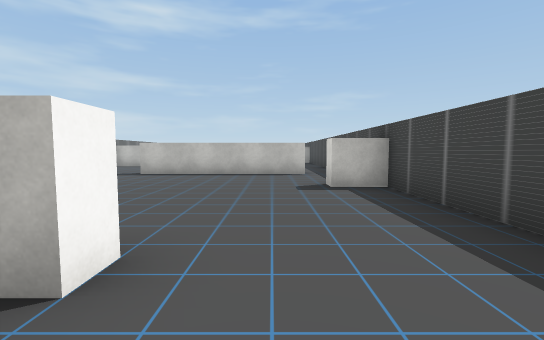
[1] (above)

16 first-person views from a walk through a scene from a Unity 3-D project. The camera is 1.4 m above the floor, tilts 4° down and sees 90° across. The floor is counted in squares, 2 m on a side. Each view is taken from the middle of a square. On the plan, view 1 faces up. The plan holds only what a view shows up to about 9 squares ahead; the rest is blank. The place goes on beyond the plan. The player is left out. Some surface patterns are stand-ins.

[2]
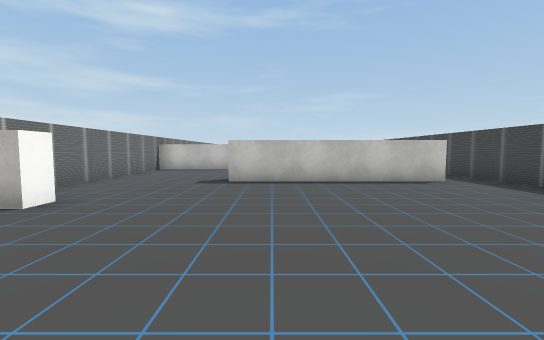

[3]
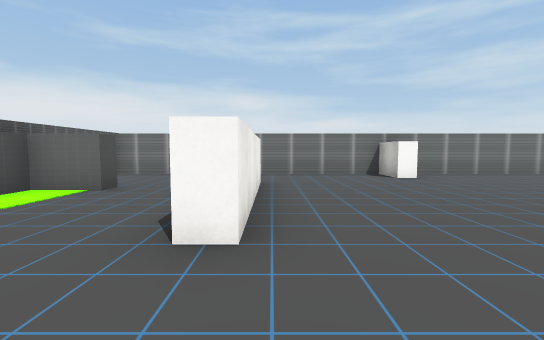

[4]
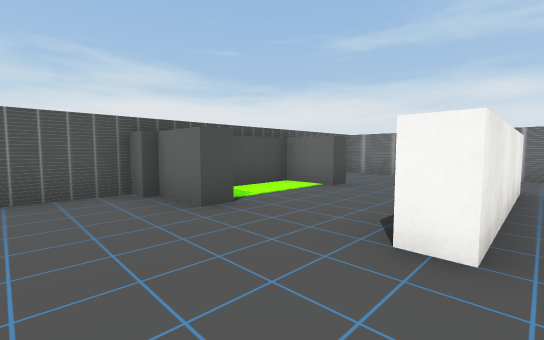

[5]
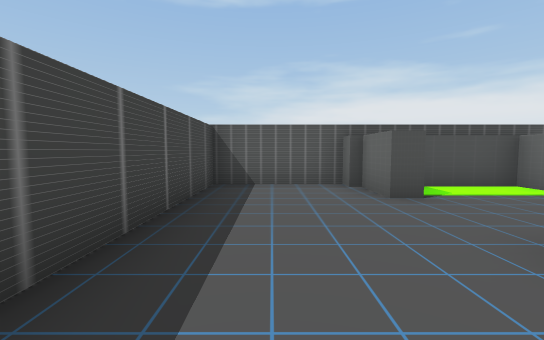

[6]
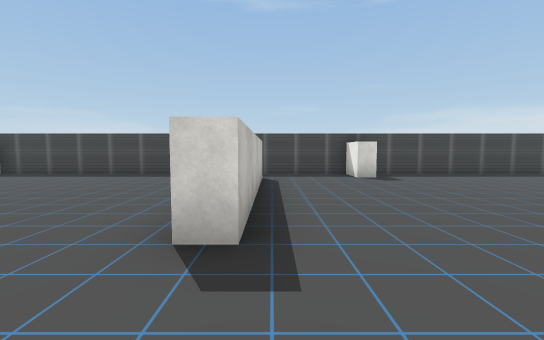

[7]
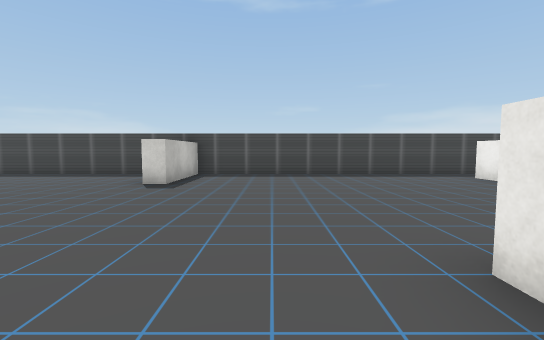

[8]
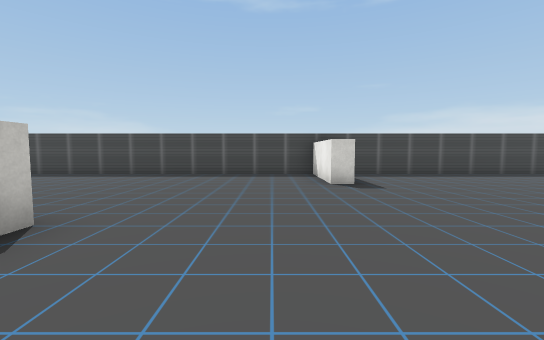

[9]
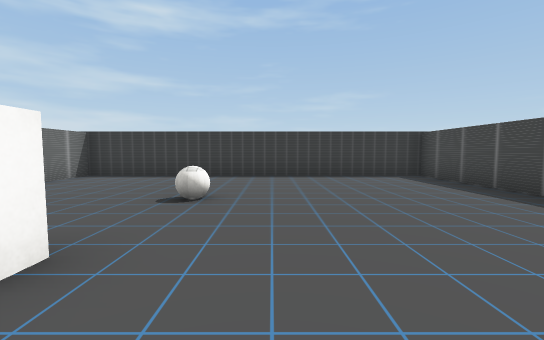

[10]
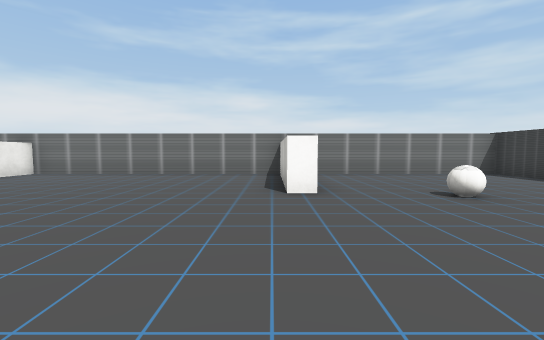

[11]
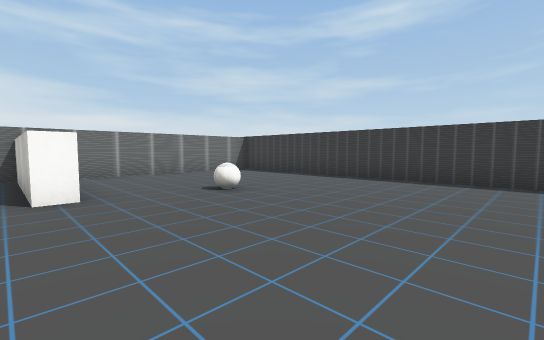

[12]
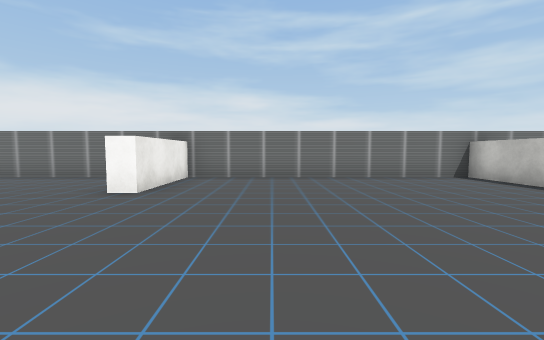

[13]
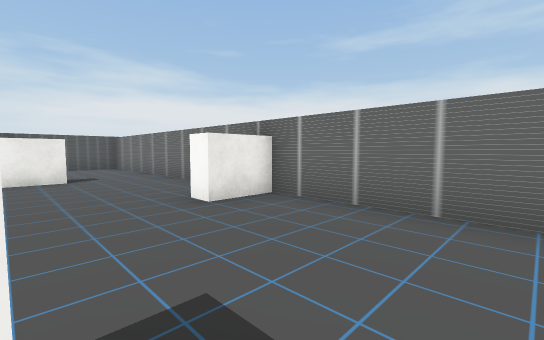

[14]
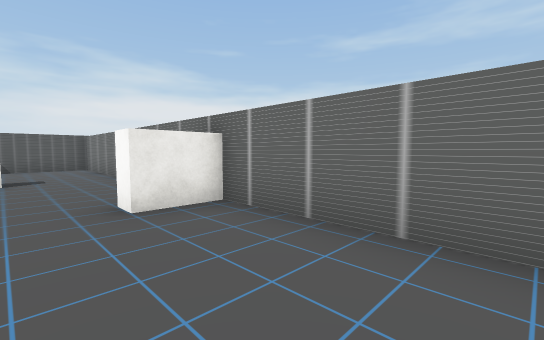

[15]
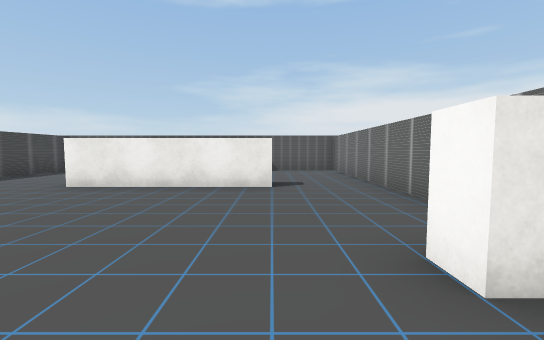

[16]
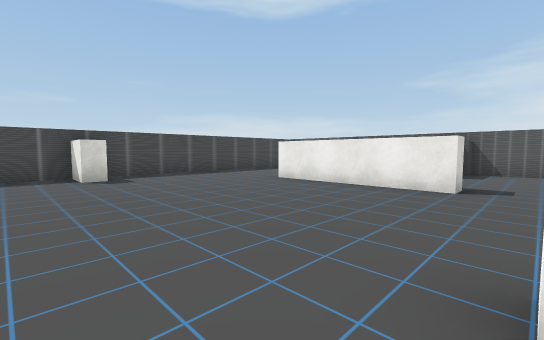

### Floor plan
Points are (right, up) in squares from view 1. A wall is a line through its corners. A room is listed if a view was taken in it or the views show most of it. See-through windows are left out.
Room 1 (views 1, 2, 3, 4, 5, 6, 7, 8, 9, 10, 11, 12, 13, 14, 15, 16)
walls: (0.2, 8.7) (1, 8.7); (1.1, 8.2) (-4, 8.2) (-4, 8.8); (-7.3, 11.1) (-7.3, -2.8); (2.2, 16.2) (-0.3, 16.2) (-0.3, 16.7) (2.1, 16.7); (2.4, 5.3) (1.1, 5.3) (1.1, 5.8) (2.2, 5.8); (-7.4, 5.8) (-6, 5.8) (-6, 5.3) (-7.2, 5.3); (-3.5, 20.9) (-3.5, 20.3) (-7.2, 20.3); (-5, 1.2) (-5, 1.7) (-1, 1.7) (-1, 1.2) (-1.4, 1.2); (-1.4, -1) (-0.8, -1) (-0.8, -2.2); (-4.4, -1) (-3.8, -1) (-3.8, -2.2) (-1.9, -2.2); (-0.5, -2.2) (-0.5, -2.7) (2.2, -2.7) (2.2, 26.8) (-7.3, 26.8) (-7.3, 12.8) (-4.5, 12.8) (-4.5, 12.2); (-6.1, -2.7) (-4.5, -2.7) (-4.5, -2.2)
objects: ball (-3, 23)

Where each view was taken, in squares from view 1:
view 1: 0 up, 0 right, facing up
view 2: 2 up, 3 left, facing up
view 3: 2 up, 1 right, facing left
view 4: 2 up, 1 right, facing down-left
view 5: 3 up, 1 right, facing down
view 6: 8 up, 6 left, facing right
view 7: 14 up, 6 left, facing right
view 8: 18 up, 6 left, facing right
view 9: 19 up, 2 left, facing up
view 10: 20 up, 1 right, facing left
view 11: 20 up, 1 right, facing up-left
view 12: 15 up, 0 right, facing left
view 13: 9 up, 4 left, facing down-left
view 14: 9 up, 5 left, facing down-left
view 15: 7 up, 5 left, facing down
view 16: 7 up, 6 left, facing down-right
